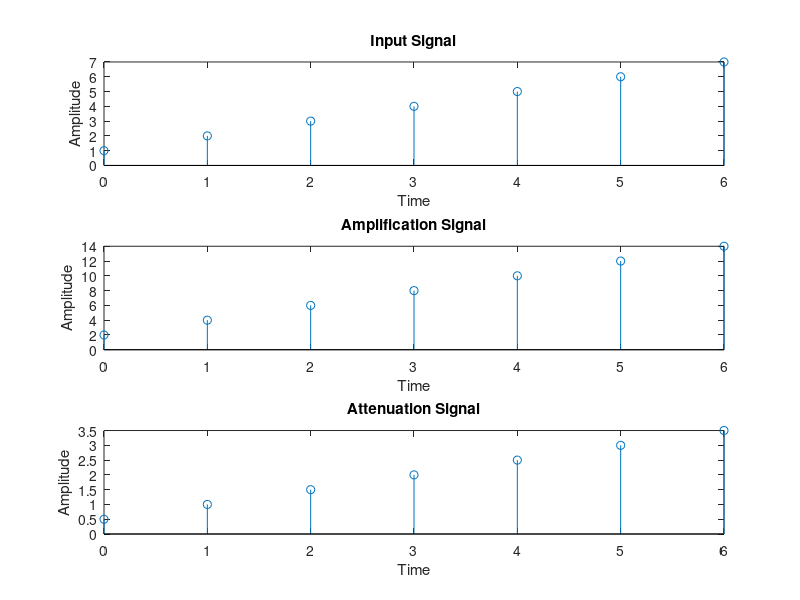

MATLAB code for this plot:
clc;
clear all;
close all;

n = 0:1:6;
x = [1, 2, 3, 4, 5, 6, 7];

y1 = 2 * x;
y2 = x / 2;

subplot(3,1,1);
stem(n, x);
xlabel("Time");
ylabel("Amplitude");
title("Input Signal");

subplot(3,1,2);
stem(n, y1);
xlabel("Time");
ylabel("Amplitude");
title("Amplification Signal");

subplot(3,1,3);
stem(n, y2);
xlabel("Time");
ylabel("Amplitude");
title("Attenuation Signal");
